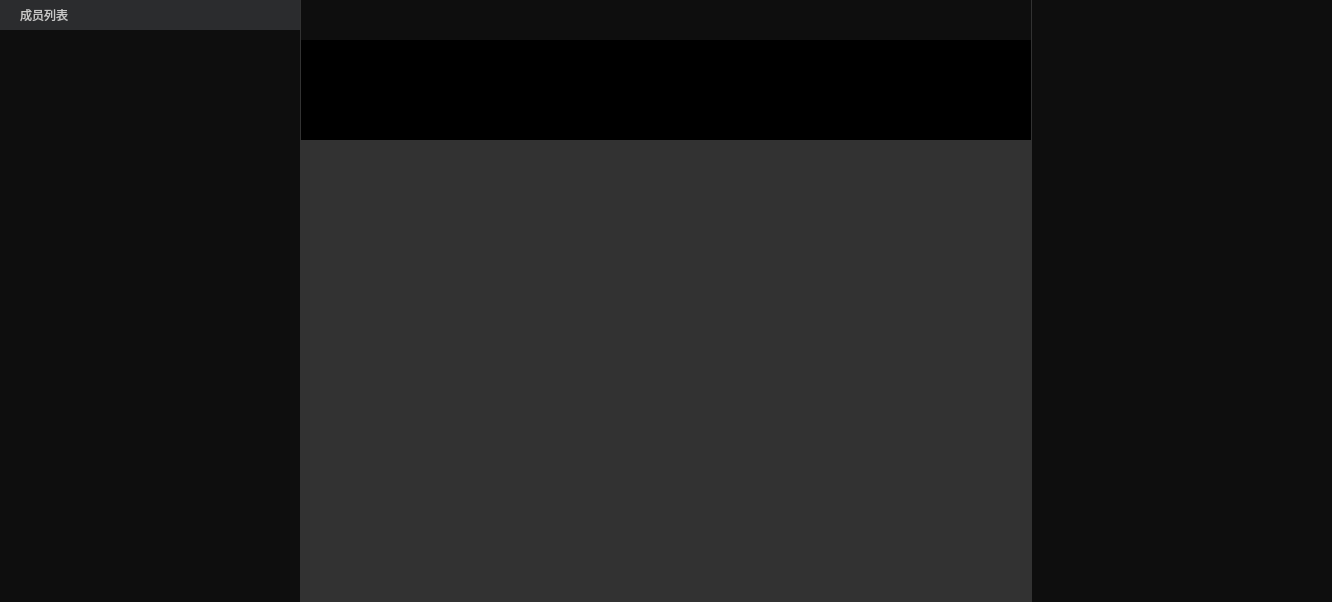
<?xml version="1.0" encoding="UTF-8"?>
<ui version="4.0">
 <class>VhallInteractive</class>
 <widget class="QWidget" name="VhallInteractive">
  <property name="geometry">
   <rect>
    <x>0</x>
    <y>0</y>
    <width>1332</width>
    <height>602</height>
   </rect>
  </property>
  <property name="minimumSize">
   <size>
    <width>1332</width>
    <height>602</height>
   </size>
  </property>
  <property name="mouseTracking">
   <bool>true</bool>
  </property>
  <property name="windowTitle">
   <string>互动直播</string>
  </property>
  <property name="styleSheet">
   <string notr="true"/>
  </property>
  <layout class="QGridLayout" name="gridLayout">
   <property name="leftMargin">
    <number>0</number>
   </property>
   <property name="topMargin">
    <number>0</number>
   </property>
   <property name="rightMargin">
    <number>0</number>
   </property>
   <property name="bottomMargin">
    <number>0</number>
   </property>
   <property name="spacing">
    <number>0</number>
   </property>
   <item row="0" column="0" colspan="2">
    <widget class="QWidget" name="widget_background" native="true">
     <property name="minimumSize">
      <size>
       <width>0</width>
       <height>100</height>
      </size>
     </property>
     <property name="styleSheet">
      <string notr="true">QWidget#widget_background{
	background-color:rgb(50,50,50);
}</string>
     </property>
     <layout class="QGridLayout" name="gridLayout_13">
      <property name="leftMargin">
       <number>0</number>
      </property>
      <property name="topMargin">
       <number>0</number>
      </property>
      <property name="rightMargin">
       <number>0</number>
      </property>
      <property name="bottomMargin">
       <number>0</number>
      </property>
      <property name="spacing">
       <number>1</number>
      </property>
      <item row="0" column="1">
       <widget class="QWidget" name="widget_center" native="true">
        <property name="minimumSize">
         <size>
          <width>730</width>
          <height>600</height>
         </size>
        </property>
        <layout class="QGridLayout" name="gridLayout_3">
         <property name="leftMargin">
          <number>0</number>
         </property>
         <property name="topMargin">
          <number>0</number>
         </property>
         <property name="rightMargin">
          <number>0</number>
         </property>
         <property name="bottomMargin">
          <number>0</number>
         </property>
         <property name="spacing">
          <number>0</number>
         </property>
         <item row="1" column="0">
          <widget class="QWidget" name="widgetRender" native="true">
           <property name="styleSheet">
            <string notr="true"/>
           </property>
           <layout class="QGridLayout" name="gridLayout_5">
            <property name="leftMargin">
             <number>0</number>
            </property>
            <property name="topMargin">
             <number>0</number>
            </property>
            <property name="rightMargin">
             <number>0</number>
            </property>
            <property name="bottomMargin">
             <number>0</number>
            </property>
            <property name="spacing">
             <number>0</number>
            </property>
            <item row="2" column="0">
             <layout class="QVBoxLayout" name="layout_render">
              <property name="spacing">
               <number>0</number>
              </property>
              <property name="leftMargin">
               <number>0</number>
              </property>
              <property name="verticalSpacing" stdset="0">
               <cstring>0</cstring>
              </property>
              <item>
               <widget class="CCenterNoticeWdg" name="renderTypeWdg" native="true">
                <property name="mouseTracking">
                 <bool>true</bool>
                </property>
                <layout class="QGridLayout" name="gridLayout_6">
                 <property name="leftMargin">
                  <number>0</number>
                 </property>
                 <property name="topMargin">
                  <number>0</number>
                 </property>
                 <property name="rightMargin">
                  <number>0</number>
                 </property>
                 <property name="bottomMargin">
                  <number>0</number>
                 </property>
                 <property name="horizontalSpacing">
                  <number>0</number>
                 </property>
                 <property name="verticalSpacing">
                  <number>25</number>
                 </property>
                </layout>
               </widget>
              </item>
             </layout>
            </item>
            <item row="0" column="0">
             <widget class="QWidget" name="widget_top" native="true">
              <property name="minimumSize">
               <size>
                <width>0</width>
                <height>100</height>
               </size>
              </property>
              <property name="maximumSize">
               <size>
                <width>16777215</width>
                <height>100</height>
               </size>
              </property>
              <property name="styleSheet">
               <string notr="true">background-color:rgb(0,0,0);</string>
              </property>
              <layout class="QGridLayout" name="gridLayout_21">
               <property name="leftMargin">
                <number>0</number>
               </property>
               <property name="topMargin">
                <number>0</number>
               </property>
               <property name="rightMargin">
                <number>0</number>
               </property>
               <property name="bottomMargin">
                <number>0</number>
               </property>
               <property name="spacing">
                <number>0</number>
               </property>
               <item row="0" column="0">
                <layout class="QGridLayout" name="layout_center_center"/>
               </item>
              </layout>
             </widget>
            </item>
           </layout>
          </widget>
         </item>
         <item row="0" column="0">
          <widget class="QWidget" name="widget_title" native="true">
           <property name="minimumSize">
            <size>
             <width>0</width>
             <height>40</height>
            </size>
           </property>
           <property name="maximumSize">
            <size>
             <width>16777215</width>
             <height>40</height>
            </size>
           </property>
           <property name="styleSheet">
            <string notr="true">background-color:rgb(14,14,14)</string>
           </property>
           <layout class="QGridLayout" name="gridLayout_22">
            <property name="leftMargin">
             <number>20</number>
            </property>
            <property name="topMargin">
             <number>0</number>
            </property>
            <property name="rightMargin">
             <number>0</number>
            </property>
            <property name="bottomMargin">
             <number>0</number>
            </property>
            <property name="spacing">
             <number>0</number>
            </property>
            <item row="0" column="1">
             <widget class="QWidget" name="widget_2" native="true">
              <property name="sizePolicy">
               <sizepolicy hsizetype="Expanding" vsizetype="Preferred">
                <horstretch>0</horstretch>
                <verstretch>0</verstretch>
               </sizepolicy>
              </property>
              <layout class="QGridLayout" name="gridLayout_15">
               <property name="leftMargin">
                <number>20</number>
               </property>
               <property name="topMargin">
                <number>0</number>
               </property>
               <property name="rightMargin">
                <number>20</number>
               </property>
               <property name="bottomMargin">
                <number>0</number>
               </property>
               <property name="horizontalSpacing">
                <number>20</number>
               </property>
               <property name="verticalSpacing">
                <number>0</number>
               </property>
               <item row="0" column="4">
                <layout class="QHBoxLayout" name="layout_title_btn">
                 <property name="spacing">
                  <number>10</number>
                 </property>
                </layout>
               </item>
               <item row="0" column="3">
                <layout class="QGridLayout" name="layout_userInfo"/>
               </item>
               <item row="0" column="2">
                <spacer name="horizontalSpacer">
                 <property name="orientation">
                  <enum>Qt::Horizontal</enum>
                 </property>
                 <property name="sizeHint" stdset="0">
                  <size>
                   <width>40</width>
                   <height>20</height>
                  </size>
                 </property>
                </spacer>
               </item>
               <item row="0" column="0">
                <spacer name="horizontalSpacer_2">
                 <property name="orientation">
                  <enum>Qt::Horizontal</enum>
                 </property>
                 <property name="sizeHint" stdset="0">
                  <size>
                   <width>40</width>
                   <height>20</height>
                  </size>
                 </property>
                </spacer>
               </item>
               <item row="0" column="1">
                <widget class="QLabel" name="label_activeName">
                 <property name="styleSheet">
                  <string notr="true">font-size : 14px;color: rgb(200, 200, 200);</string>
                 </property>
                 <property name="text">
                  <string>&lt;html&gt;&lt;head/&gt;&lt;body&gt;&lt;p&gt;&lt;br/&gt;&lt;/p&gt;&lt;/body&gt;&lt;/html&gt;</string>
                 </property>
                </widget>
               </item>
              </layout>
             </widget>
            </item>
            <item row="0" column="0">
             <widget class="QLabel" name="label_logo">
              <property name="text">
               <string/>
              </property>
             </widget>
            </item>
           </layout>
          </widget>
         </item>
         <item row="2" column="0">
          <widget class="QWidget" name="widget_tool" native="true">
           <property name="minimumSize">
            <size>
             <width>0</width>
             <height>60</height>
            </size>
           </property>
           <property name="maximumSize">
            <size>
             <width>16777215</width>
             <height>60</height>
            </size>
           </property>
           <layout class="QHBoxLayout" name="horizontalLayout_2">
            <property name="spacing">
             <number>0</number>
            </property>
            <property name="leftMargin">
             <number>0</number>
            </property>
            <property name="topMargin">
             <number>0</number>
            </property>
            <property name="rightMargin">
             <number>0</number>
            </property>
            <property name="bottomMargin">
             <number>0</number>
            </property>
            <item>
             <layout class="QHBoxLayout" name="horizontalLayout">
              <property name="spacing">
               <number>0</number>
              </property>
             </layout>
            </item>
           </layout>
          </widget>
         </item>
        </layout>
       </widget>
      </item>
      <item row="0" column="2">
       <widget class="QWidget" name="widget_right" native="true">
        <property name="minimumSize">
         <size>
          <width>300</width>
          <height>0</height>
         </size>
        </property>
        <property name="maximumSize">
         <size>
          <width>300</width>
          <height>16777215</height>
         </size>
        </property>
        <property name="styleSheet">
         <string notr="true">background-color:rgb(14,14,14)</string>
        </property>
        <layout class="QGridLayout" name="gridLayout_2">
         <property name="leftMargin">
          <number>0</number>
         </property>
         <property name="topMargin">
          <number>0</number>
         </property>
         <property name="rightMargin">
          <number>0</number>
         </property>
         <property name="bottomMargin">
          <number>0</number>
         </property>
         <property name="spacing">
          <number>0</number>
         </property>
         <item row="0" column="0">
          <widget class="QWidget" name="widget_5" native="true">
           <property name="styleSheet">
            <string notr="true">background-color:rgb(14,14,14)</string>
           </property>
           <layout class="QGridLayout" name="gridLayout_20">
            <property name="leftMargin">
             <number>0</number>
            </property>
            <property name="topMargin">
             <number>0</number>
            </property>
            <property name="rightMargin">
             <number>0</number>
            </property>
            <property name="bottomMargin">
             <number>0</number>
            </property>
            <property name="spacing">
             <number>0</number>
            </property>
            <item row="0" column="0">
             <layout class="QGridLayout" name="layout_right"/>
            </item>
           </layout>
          </widget>
         </item>
        </layout>
       </widget>
      </item>
      <item row="0" column="0">
       <widget class="QWidget" name="widget" native="true">
        <property name="minimumSize">
         <size>
          <width>300</width>
          <height>0</height>
         </size>
        </property>
        <property name="maximumSize">
         <size>
          <width>300</width>
          <height>16777215</height>
         </size>
        </property>
        <layout class="QGridLayout" name="gridLayout_4">
         <property name="leftMargin">
          <number>0</number>
         </property>
         <property name="topMargin">
          <number>0</number>
         </property>
         <property name="rightMargin">
          <number>0</number>
         </property>
         <property name="bottomMargin">
          <number>0</number>
         </property>
         <property name="spacing">
          <number>0</number>
         </property>
         <item row="0" column="0">
          <widget class="QWidget" name="widget_9" native="true">
           <property name="styleSheet">
            <string notr="true">background-color:darkgray;</string>
           </property>
           <layout class="QGridLayout" name="gridLayout_11">
            <property name="leftMargin">
             <number>0</number>
            </property>
            <property name="topMargin">
             <number>0</number>
            </property>
            <property name="rightMargin">
             <number>0</number>
            </property>
            <property name="bottomMargin">
             <number>0</number>
            </property>
            <property name="spacing">
             <number>0</number>
            </property>
            <item row="1" column="0">
             <widget class="QWidget" name="widget_6" native="true">
              <property name="minimumSize">
               <size>
                <width>0</width>
                <height>30</height>
               </size>
              </property>
              <property name="maximumSize">
               <size>
                <width>16777215</width>
                <height>30</height>
               </size>
              </property>
              <property name="styleSheet">
               <string notr="true">background-color:rgb(43,44,46);</string>
              </property>
              <layout class="QGridLayout" name="gridLayout_16">
               <property name="leftMargin">
                <number>20</number>
               </property>
               <property name="topMargin">
                <number>0</number>
               </property>
               <property name="rightMargin">
                <number>0</number>
               </property>
               <property name="bottomMargin">
                <number>0</number>
               </property>
               <property name="spacing">
                <number>0</number>
               </property>
               <item row="0" column="0">
                <widget class="QLabel" name="label_2">
                 <property name="styleSheet">
                  <string notr="true">color:rgb(200,200,200);
font: 10pt &quot;微软雅黑&quot;;
</string>
                 </property>
                 <property name="text">
                  <string>成员列表</string>
                 </property>
                </widget>
               </item>
              </layout>
             </widget>
            </item>
            <item row="0" column="0">
             <widget class="QWidget" name="widget_8" native="true">
              <layout class="QGridLayout" name="gridLayout_12">
               <property name="leftMargin">
                <number>0</number>
               </property>
               <property name="topMargin">
                <number>0</number>
               </property>
               <property name="rightMargin">
                <number>0</number>
               </property>
               <property name="bottomMargin">
                <number>0</number>
               </property>
               <property name="spacing">
                <number>0</number>
               </property>
               <item row="0" column="0">
                <layout class="QGridLayout" name="layout_left_top"/>
               </item>
              </layout>
             </widget>
            </item>
            <item row="2" column="0">
             <widget class="QWidget" name="widget_4" native="true">
              <property name="sizePolicy">
               <sizepolicy hsizetype="Preferred" vsizetype="Expanding">
                <horstretch>0</horstretch>
                <verstretch>0</verstretch>
               </sizepolicy>
              </property>
              <property name="styleSheet">
               <string notr="true">background-color:rgb(14,14,14)</string>
              </property>
              <layout class="QGridLayout" name="gridLayout_10">
               <property name="leftMargin">
                <number>0</number>
               </property>
               <property name="topMargin">
                <number>0</number>
               </property>
               <property name="rightMargin">
                <number>0</number>
               </property>
               <property name="bottomMargin">
                <number>0</number>
               </property>
               <property name="spacing">
                <number>0</number>
               </property>
               <item row="0" column="0">
                <layout class="QGridLayout" name="layout_left_bottom"/>
               </item>
              </layout>
             </widget>
            </item>
           </layout>
          </widget>
         </item>
        </layout>
       </widget>
      </item>
     </layout>
    </widget>
   </item>
  </layout>
 </widget>
 <customwidgets>
  <customwidget>
   <class>CCenterNoticeWdg</class>
   <extends>QWidget</extends>
   <header>CenterNoticeWdg.h</header>
   <container>1</container>
  </customwidget>
 </customwidgets>
 <resources/>
 <connections/>
</ui>
